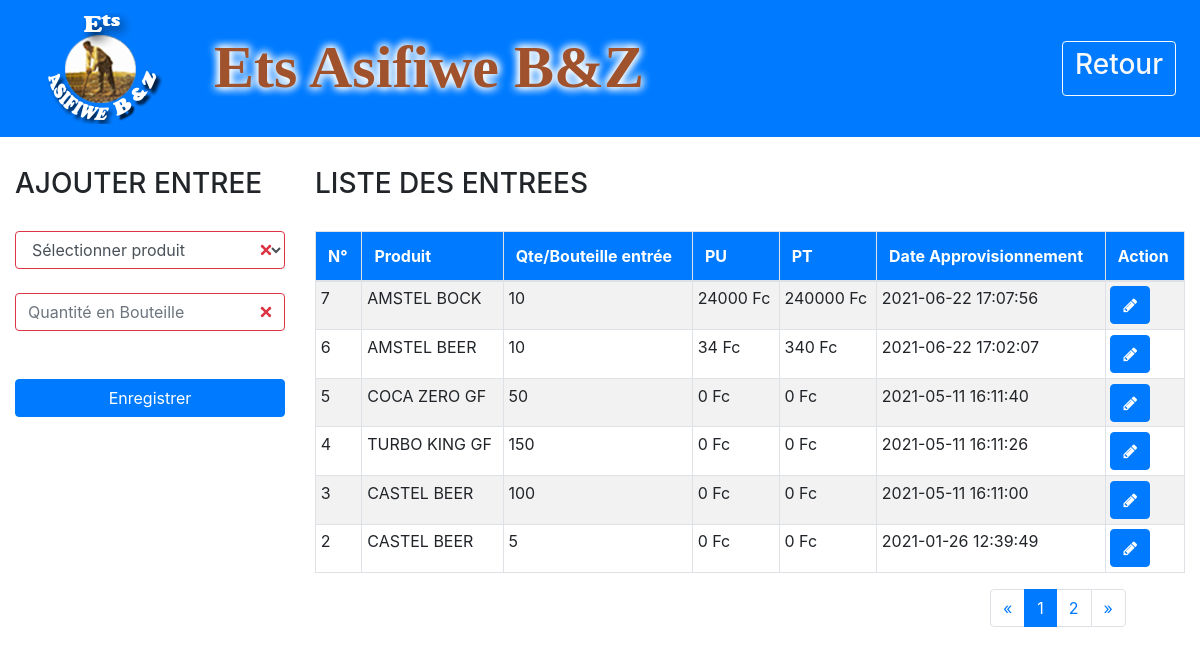
Page /php/pages/approvBoissBuvette.php (signed in) on the committed database.
### tables this page shows
CREATE TABLE IF NOT EXISTS `approvboissbuv` (
  `idApprovBoiss` int(11) NOT NULL AUTO_INCREMENT,
  `qnteApprov` int(11) NOT NULL,
  `puApprov` double NOT NULL,
  `ptApprov` double NOT NULL,
  `dateApprov` timestamp NOT NULL DEFAULT CURRENT_TIMESTAMP ON UPDATE CURRENT_TIMESTAMP,
  `idBoiss` int(11) NOT NULL,
  PRIMARY KEY (`idApprovBoiss`),
  KEY `idBoiss` (`idBoiss`)
);

CREATE TABLE IF NOT EXISTS `prodboiss` (
  `idBoiss` int(11) NOT NULL AUTO_INCREMENT,
  `designBoiss` varchar(50) NOT NULL,
  `qnteBoiss` double NOT NULL,
  `nbUniteBoiss` double NOT NULL,
  `valUnitBoiss` int(11) NOT NULL,
  `paBoiss` double NOT NULL,
  `puBoiss` double NOT NULL,
  `paCasier` double NOT NULL,
  `pvCasier` double NOT NULL,
  `idCatBoiss` smallint(2) NOT NULL,
  PRIMARY KEY (`idBoiss`),
  KEY `idCatBoiss` (`idCatBoiss`)
);

### php/pages/approvBoissBuvette.php (the view, shortened to what this page needs)
<?php
	require_once('bd_cnx.php');
?>
<!DOCTYPE html>
<html>
<head>
	<link rel="stylesheet" type="text/css" href="bootstrap/font-awesome-4.3.0/css/font-awesome.min.css">
	<link rel="stylesheet" type="text/css" href="bootstrap/css/bootstrap.min.css">
	<link rel="stylesheet" type="text/css" href="bootstrap/css/style.css">
</head>
<body>
	<nav class="navbar navbar-expand-lg navbar-dark bg-primary">
		<a class="navbar-brand" href="#"><img src="fichiers/photos/bbh_logos.png" class="bbh">
		</a>
		<div class="collapse navbar-collapse" id="navbarSupportedContent">
			<marquee behavior="alternate" >
                        <h1 id="h1_bbh_title" style="font-size: 60px; font-family: century gothic; font-weight: bold; margin-top: 2px; margin-left: 10px; color: sienna; padding-top: 3px;text-shadow: 8px 8px 2px white; text-shadow: 0 0 10px white, 0 0 10px white,0 0 10px white;">Ets Asifiwe B&Z</h1></marquee>
			<ul class="navbar-nav ml-auto">
				<li class="nav-item active">
					<a class="nav-link" href="../ac_sess/ac_bman.php"><button type="button" class="btn btn-outline-light connexion"><h3>Retour</h3></button><span class="sr-only">(current)</span></a>
				</li>
			</ul>
		</div>
	</nav>
	<div class="container-fluid spacer">
		<div class="row">
			<div class="col-md-3">
		          <h3 class="title">AJOUTER ENTREE</span></h3>
		           <form action="" method="POST" class="spacer was-validated">
		           		<select id="" class="form-control" required="" name="idBoiss">
		           			<option selected="" disabled="" value="">Sélectionner produit</option>
                        </select><br>
		           		<input type="text" name="qnteApprov" class="form-control" placeholder="Quantité en Bouteille" required="" autocomplete="off"><br>
						<button type="submit" class="btn btn-primary btn-block" name="save">Enregistrer</button>
		           </form>
		    </div>
	      <div class="col-md-9">
	          <h3 class="title">LISTE DES ENTREES</span></h3>
	          <div class="row spacer">
	          	 <div class="col-12">
	 				<table id="tab" class="display table table-bordered table-striped table">
		          	<thead >
		          		<tr  style="font-weight:bold" class="btn-primary">
		          			<th>N°</th>
                            <th>Produit</th>
                            <th>Qte/Bouteille entrée </th>
                            <th>PU</th>
                            <th>PT</th>
                            <th>Date Approvisionnement</th>
		          			<td>Action</td>
		          		</tr>
		          	</thead>
		          	<tbody>
		          		<?php
		          			$limit=6;
							$page = isset($_GET['page'])?$_GET['page']:1;
							$start = ($page-1)*$limit;
							$req = $bd->query("SELECT * FROM approvboissbuv as A,prodboiss as B WHERE B.idBoiss=A.idBoiss ORDER BY idApprovBoiss DESC LIMIT  $start,$limit");
							$res = $bd->query('SELECT COUNT(*) as total FROM approvboissbuv as A,prodboiss as B WHERE B.idBoiss=A.idBoiss');
							$don1 = $res->fetch();
							$total = $don1['total'];
							$nbrePage=ceil($total/$limit);
							if ($page==1) {
								$prec = $page;
							}else {
								$prec = $page-1;
							}
							if ($page==$nbrePage) {
								$suiv =$nbrePage;
							}
							else{
								$suiv = $page+1;
							}
		          			while($don=$req->fetch()):
		          				?>
		          		<tr class="table-sm">
                                <td><?php echo $don['idApprovBoiss'] ?></td>
                                <td><?php echo $don['designBoiss'] ?></td>
                                <td><?php echo $don['qnteApprov'] ?></td>
                                <td><?php echo $don['puApprov'].' Fc' ?></td>
                                <td><?php echo $don['ptApprov'].' Fc' ?></td>
                                <td><?php echo $don['dateApprov'] ?></td>
								<td>
									<button type="button" class="btn btn-primary editBtn"><span class="fa fa-pencil"></span>
									</button>
								</td>
						</tr>
		          		<?php endwhile;?>
		          	</tbody>
		          </table>
	          	 </div>
	          </div>
	          <div class="row">
	          	 <div class="col-3 offset-9">
	          	 	<nav aria-label="Page navigation example">
	          			<ul class="pagination pg-blue">
			    		<li class="page-item">
			    			<a  class="page-link" aria-label="Previous" href="approvBoissBuvette.php?page=<?php echo $prec;?>">
			    				<span aria-hidden="true">&laquo;</span>
			    			</a>
			    		</li>
			    		<?php
			    			for($i=1;$i<=$nbrePage;$i++) {
			    		?>
			    		<li class="page-item <?php echo(($page==$i)?'active':'')?>"><a  class="page-link" href="approvBoissBuvette.php?page=<?php echo $i;?>"><?php echo $i;?></a></li>
			    		<?php
			    		}?>
			    		<li class="page-item">
			    			<a  class="page-link" aria-label="Next" href="approvBoissBuvette.php?page=<?php echo $suiv;?>">
			    				<span aria-hidden="true">&raquo;</span>
			    			</a>
			    		</li>
			    	</ul>
	          		</nav>
	          	 </div>
	          </div>
	    </div>
			</div>
		</div>
</body>
</html>

### php/pages/approvBoissBuvette.php (style rules this page uses)
.spacer { margin-top:30px; }
.bbh { width:100%; height:100%; }
#h1_bbh_title { font-family: century gothic; font-size:4em; font-weight: bold; margin-top: 2px; margin-left: 10px; color: white; padding-top: 3px; }

### rows in the picture
approvboissbuv: idApprovBoiss "7", prodboiss.designBoiss "AMSTEL BOCK", qnteApprov "10", puApprov "24000", ptApprov "240000", dateApprov "2021-06-22 17:07:56"
approvboissbuv: idApprovBoiss "6", prodboiss.designBoiss "AMSTEL BEER", qnteApprov "10", puApprov "34", ptApprov "340", dateApprov "2021-06-22 17:02:07"
approvboissbuv: idApprovBoiss "5", prodboiss.designBoiss "COCA ZERO GF", qnteApprov "50", puApprov "0", ptApprov "0", dateApprov "2021-05-11 16:11:40"
approvboissbuv: idApprovBoiss "4", prodboiss.designBoiss "TURBO KING GF", qnteApprov "150", puApprov "0", ptApprov "0", dateApprov "2021-05-11 16:11:26"
approvboissbuv: idApprovBoiss "3", prodboiss.designBoiss "CASTEL BEER", qnteApprov "100", puApprov "0", ptApprov "0", dateApprov "2021-05-11 16:11:00"
approvboissbuv: idApprovBoiss "2", prodboiss.designBoiss "CASTEL BEER", qnteApprov "5", puApprov "0", ptApprov "0", dateApprov "2021-01-26 12:39:49"
